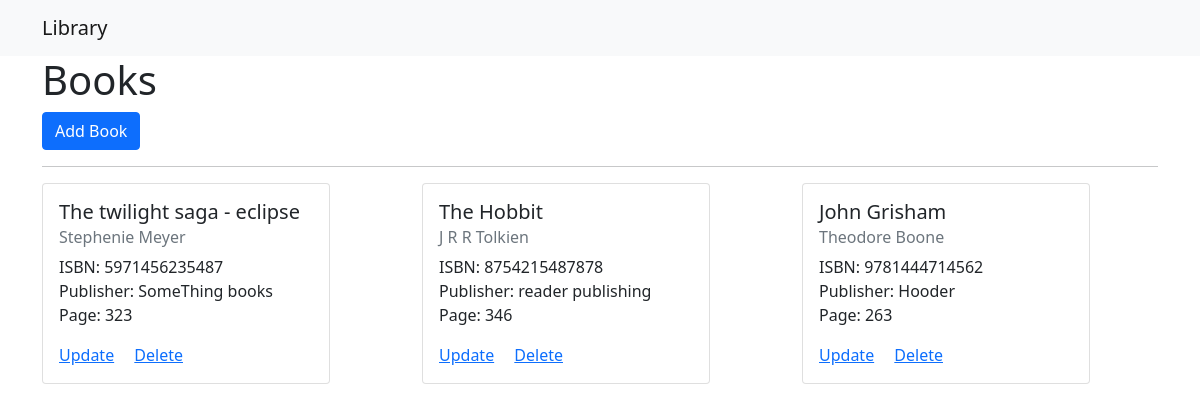
The page /books/ on the database its author committed.
### books/models.py (models this page shows, shortened)
class Book(models.Model):
    title = models.CharField(max_length=500)
    auther = models.CharField(max_length=255)
    isbn = models.CharField(max_length=13)
    publisher = models.CharField(max_length=500)
    page = models.IntegerField()

### books/views.py (the view)
# urls.py: path('', views.index),
def index(request):
    books = Book.objects.all()
    return render(request, 'index.html', {'books': books})

### books/templates/index.html
{% extends 'base.html' %}
{% block content %}
<h1>Books</h1>
<button class="btn btn-primary" type="button">Add Book</button>
<hr>
<div class="row">
    {% for book in books %}
    <dic class="col">
        <div class="card" style="width: 18rem;">
            <div class="card-body">
                <h5 class="card-title">{{book.title}}</h5>
                <h6 class="card-subtitle mb-2 text-muted">{{book.auther}}</h6>
                <p class="card-text">ISBN: {{book.isbn}}<br>Publisher: {{book.publisher}}<br>Page: {{book.page}}</p>
                <a href="updatebook/{{book.id}}" class="card-link">Update</a>
                <a href="deletebook/{{book.id}}" class="card-link">Delete</a>
            </div>
        </div>
    </dic>
    {% endfor %}
</div>
{% endblock %}

### templates/base.html (shortened to what this page needs)
<!doctype html>
<html lang="en">
<head>
    <link href="https://cdn.jsdelivr.net/npm/bootstrap@5.1.3/dist/css/bootstrap.min.css" rel="stylesheet"
>
</head>
<body>
<nav class="navbar navbar-expand-lg navbar-light bg-light">
    <div class="container-md">
        <a class="navbar-brand" href="#">Library</a>
    </div>
</nav>
<div class="container">
    {% block content %}
    {% endblock %}
</div>
</body>
</html>

### rows shown on the page
Book: title "The twilight saga - eclipse", auther "Stephenie Meyer", isbn "5971456235487", publisher "SomeThing books", page "323"
Book: title "The Hobbit", auther "J R R Tolkien", isbn "8754215487878", publisher "reader publishing", page "346"
Book: title "John Grisham", auther "Theodore Boone", isbn "9781444714562", publisher "Hooder", page "263"
